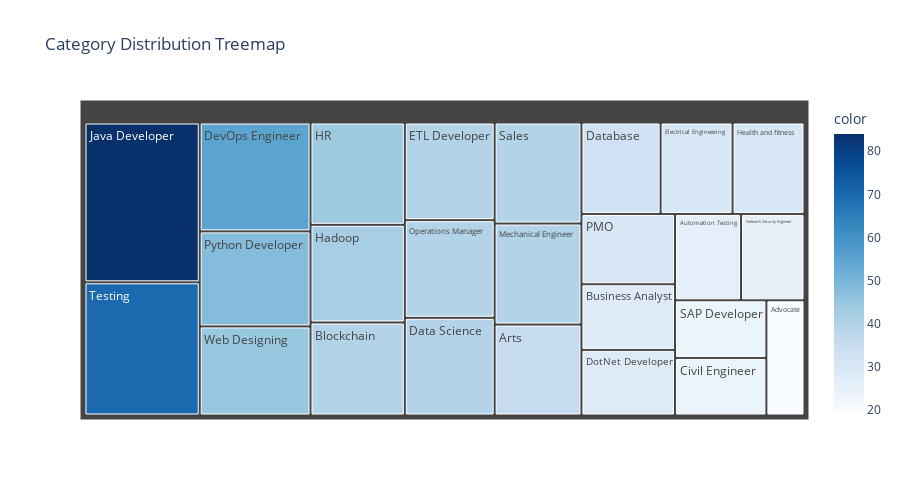

Notebook cell for this chart:
### Code cell
# 3. Category distribution treemap
fig_treemap = px.treemap(
    names=category_counts.index,
    parents=[''] * len(category_counts),
    values=category_counts.values,
    title='Category Distribution Treemap',
    color=category_counts.values,
    color_continuous_scale='Blues'
)
fig_treemap.update_layout(height=500)
fig_treemap.show()

### Figure 1 — Plotly figure (JSON) as saved in the notebook; plotly's stock layout.template omitted (floating-point values rounded to 4 significant figures)
{"data": [{"domain": {"x": [0, 1], "y": [0, 1]}, "hovertemplate": "label=%{label}<br>value=%{value}<br>parent=%{parent}<br>color=%{color}<extra></extra>", "labels": ["Java Developer", "Testing", "DevOps Engineer", "Python Developer", "Web Designing", "HR", "Hadoop", "Blockchain", "ETL Developer", "Operations Manager", "Data Science", "Sales", "Mechanical Engineer", "Arts", "Database", "Electrical Engineering", "Health and fitness", "PMO", "Business Analyst", "DotNet Developer", "Automation Testing", "Network Security Engineer", "SAP Developer", "Civil Engineer", "Advocate"], "marker": {"coloraxis": "coloraxis", "colors": [84, 70, 55, 48, 45, 44, 42, 40, 40, 40, 40, 40, 40, 36, 33, 30, 30, 30, 28, 28, 26, 25, 24, 24, 20]}, "name": "", "parents": ["", "", "", "", "", "", "", "", "", "", "", "", "", "", "", "", "", "", "", "", "", "", "", "", ""], "type": "treemap", "values": [84, 70, 55, 48, 45, 44, 42, 40, 40, 40, 40, 40, 40, 36, 33, 30, 30, 30, 28, 28, 26, 25, 24, 24, 20]}], "layout": {"coloraxis": {"colorbar": {"title": {"text": "color"}}, "colorscale": [[0, "rgb(247,251,255)"], [0.125, "rgb(222,235,247)"], [0.25, "rgb(198,219,239)"], [0.375, "rgb(158,202,225)"], [0.5, "rgb(107,174,214)"], [0.625, "rgb(66,146,198)"], [0.75, "rgb(33,113,181)"], [0.875, "rgb(8,81,156)"], [1, "rgb(8,48,107)"]]}, "height": 500, "legend": {"tracegroupgap": 0}, "title": {"text": "Category Distribution Treemap"}}}
